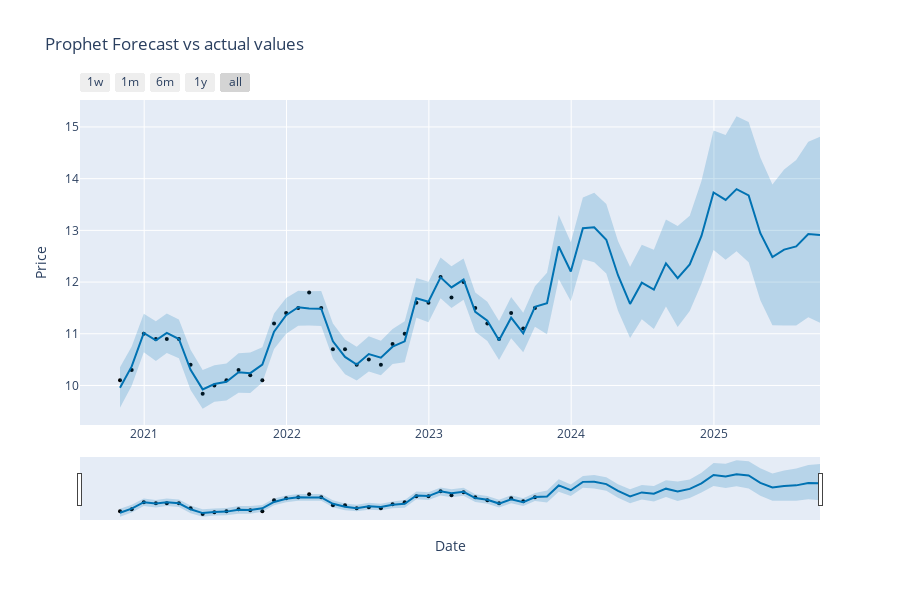

Notebook code cell kept with this figure:
### Markdown cell above
Step23. Plot the results

### Code cell
# Generate the Prophet plotly figure
pro = plot_plotly(propMod, forecast)

# Update the figure's layout to customize the legend
pro.update_layout(
    title="Prophet Forecast vs actual values",
    xaxis_title="Date",
    yaxis_title="Price",
    legend_title="Data Series",  # Adding title to the legend
    legend=dict(
        x=0.02,
        y=0.98,
        traceorder="normal",
        bgcolor='rgba(255, 255, 255, 0.5)',
        bordercolor="black",
        borderwidth=1,
    )
)

# Show the customized plot
pro.show()
